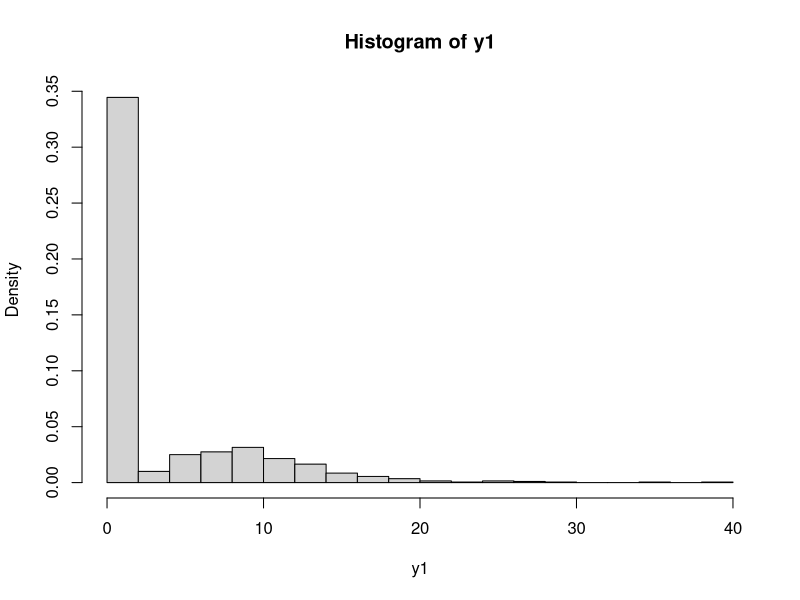
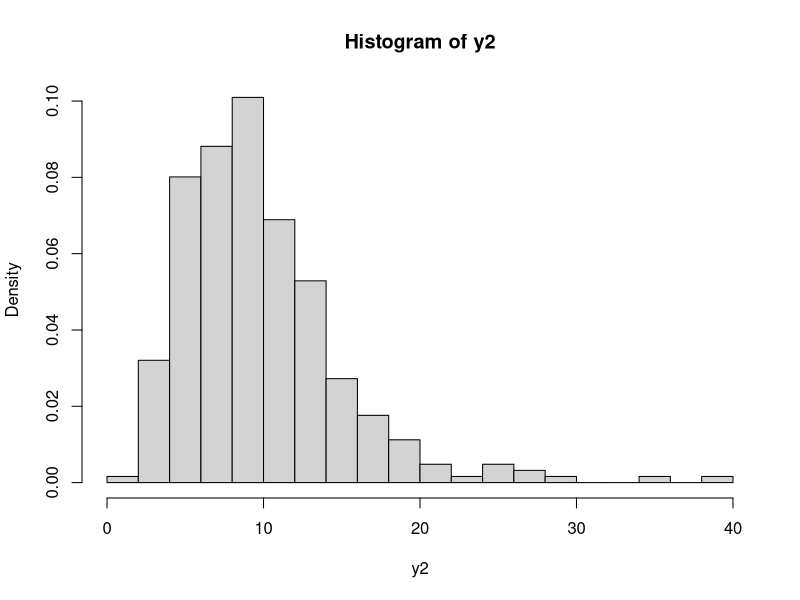
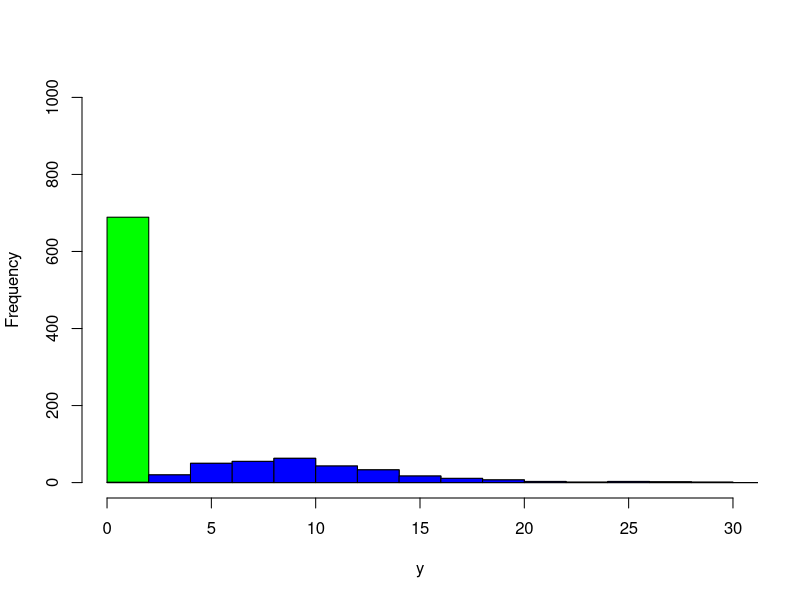
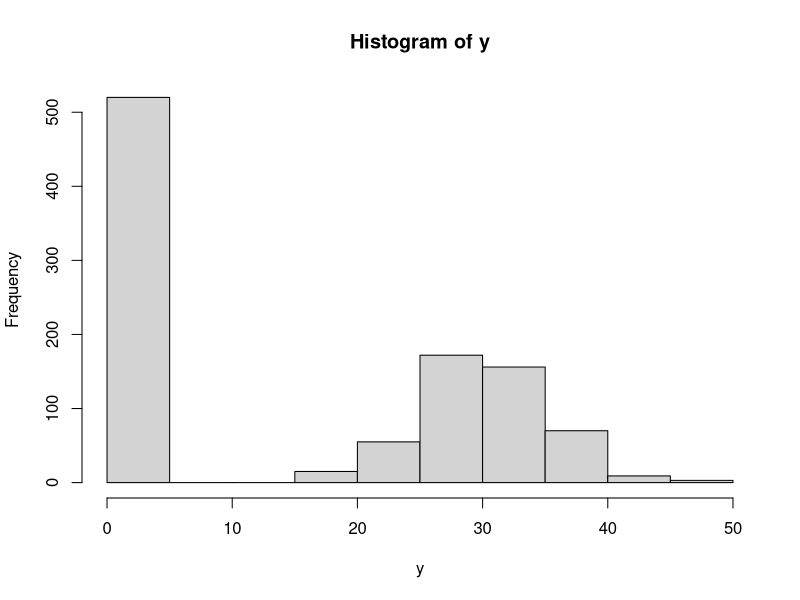
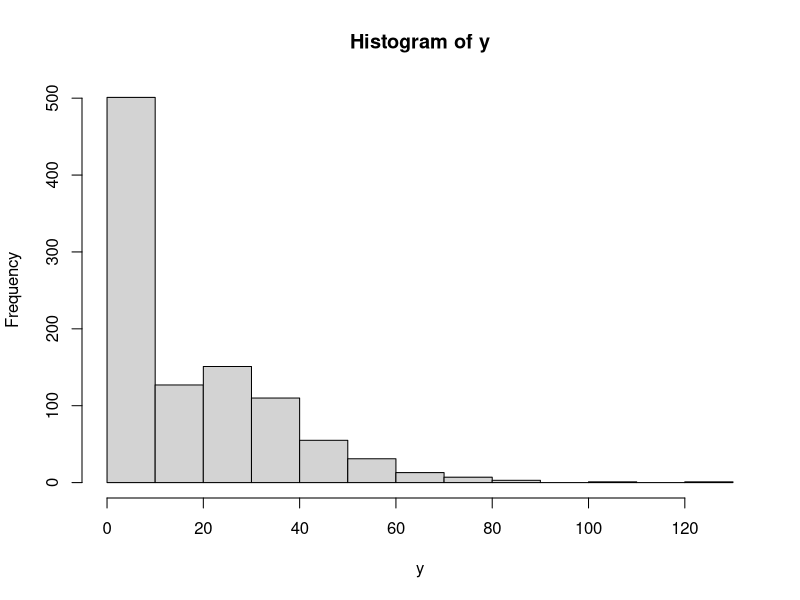
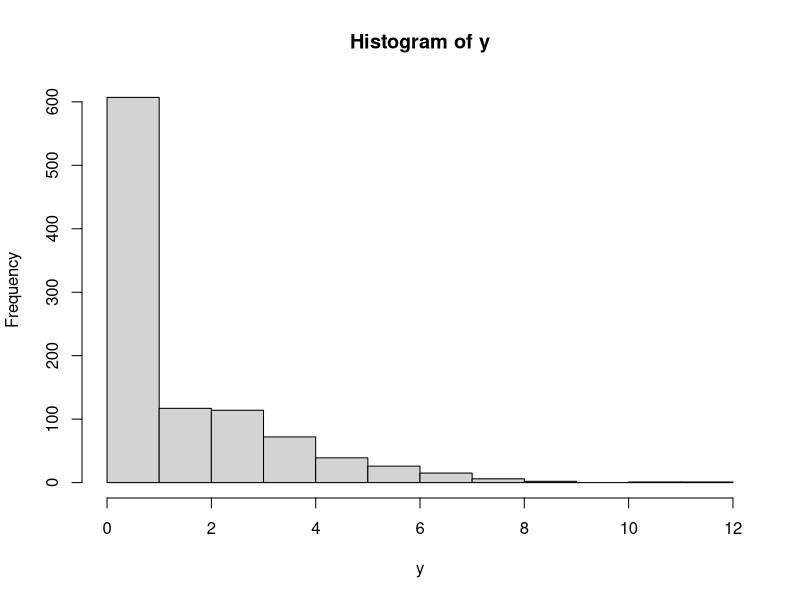
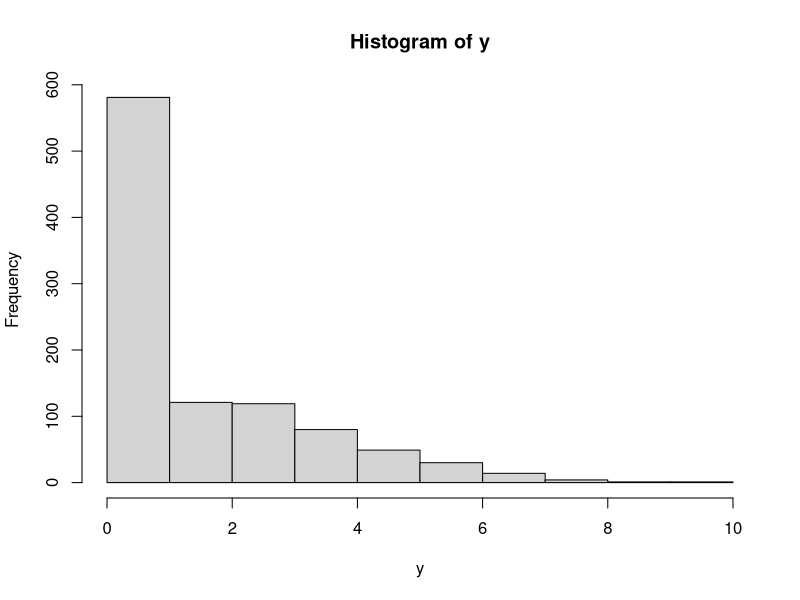

Write the R code that produced these figures, in order.
## ---- chunk 1
rm(list = ls())
set.seed(666)
## ---- chunk 2

# new random sample generator
# Inputs:
#   N = Population size
#   alpha = proportion of nonzeros
#   model = what pdf ( either norm or lnorm)
#   mu = mean of nonzero
#   stdv = standard deviation of nonzero
#   strata = which strata is sampled

sim <- function(N, alpha, non_z_model, mu, stdv, strata){
  # Step 1:
  # Generate N random samples from the binomial 
  # population with the probability of success alpha
  x <- rbinom(n = N, size = 1, prob = alpha)

  # Step 2:
  # Let m be the sum of the values generated in 
  # step I. Here m gives the total number of 
  # success ( say “1”) in the N random samples. 
  # Thus there are N - m total number of failures 
  # (say “0”).
  m <- sum(x)
  
  # Step 3:
  # Generate m non-zero random samples form the 
  # population with specified pdf 
  if( non_z_model == "norm"){
    nonZ <- matrix(rnorm(m, mu, stdv), ncol = 1)
  } else if( non_z_model == "lnorm"){
      location <- log(mu^2 / sqrt(stdv^2 + mu^2))
      shape <- sqrt( log( 1 + (stdv^2 / mu^2)))
      nonZ <- matrix(rlnorm(m, location, shape), ncol = 1)
  } else {
      stop("You fucked up the nonzero model specification...")
  }
  
  # Step 4:
  # Combine m non-zero observations generated 
  # in step III with N - m zero observa-tions 
  # generated in step I.
  Z <- matrix(rep(0, (N-m)), ncol = 1)
  cd <- rbind(nonZ,Z)
  
  # Step 5:
  # Specify which stratum
  cdata <- cbind(rep(strata, nrow(cd)), cd)
  
  return(cdata)
}# End function

## ---- chunk 3
x <- sim(N = 1000, alpha = .3, non_z_model = "lnorm",
               mu = 10, stdv = 6, strata = 1)
y <- x[,2]
y1=y[y>=0]
y2=y[y>0]
p1=hist(y1,breaks=20,freq=FALSE)
p2=hist(y2,breaks=20,freq=FALSE)
plot( p1, col="green",xlim=c(0,30),ylim=c(0,1000),
      main=" ", ylab = "Frequency", xlab="y")  # first histogram

plot( p2, col="blue", xlim=c(0,30),ylim=c(0,1000),
      main=" ", ylab = "Frquency", xlab="y", add=T)  # second

## ---- chunk 4

# new random sample generator

# Set up model
# ==================================================== #
# X = observed variables
# Beta0 = regression weights for logistic model
# Beta1 = regression wieghts for nonzero model NOTE: be careful with scale
# non_z_model = specified probability model
# sigma = variance, specified for normal, lognormal (should be common)
sim_reg <- function(X, Beta0, Beta1, non_z_model, sigma=1){
  
  # Step 1:
  # Generate N random samples from a bernoulli random variable
  # based on the model specified:
  # Remember that the mean is based on the model mu = X%*%Beta0
  # use inverse-logit transformation to get probability
  nBeta <- ncol(X)
  Z0 <- X%*%Beta0
  pr <- 1/(1+exp(-Z0))   # probability of observing a 1 for each i. 
  x <- rbinom(n=length(pr), size = 1, prob=pr)
  
  # Step 2: 
  # Next create a zeros & non-zero dataset based on the (x) variable value
  # where the data is then subsetted to only the observations with
  # nonzero or zero value 
  
  new_dat <- cbind(X,x)
  rownames(new_dat) <- paste0("id",1:N)
  # zero data
  z_dat <- new_dat[new_dat[,(nBeta + 1)] == 0,1:nBeta]
  
  # nonzero data 
  nonz_dat <- new_dat[new_dat[,(nBeta + 1)] == 1,1:nBeta]
  
  # Step 3:
  # calculate the expected value of the nonzero component
  Z1 <- nonz_dat%*%Beta1
  
  
  # Step 4:
  # Generate m non-zero random samples form the 
  # population with specified pdf 
  # where mu = X%*%Beta1 for the nonzero component
  if( non_z_model == "Normal"){

    Y <- matrix(rnorm(length(Z1), Z1, sigma), ncol = 1)
    rownames(Y) <- rownames(Z1)
    nonz_dat <- cbind(nonz_dat, Y)
    
  } else if( non_z_model == "Lognormal"){
      
    # For lognormal, I need to use this fun transformation
    location <- log(Z1^2 / sqrt(sigma^2 + Z1^2))
    shape <- sqrt( log( 1 + (sigma^2 / Z1^2)))
    Y <- matrix(rlnorm(length(Z1), location, shape), ncol = 1)
    row.names(Y) <- row.names(Z1)
    nonz_dat <- cbind(nonz_dat, Y)
  
  } else if( non_z_model == "Poisson"){
    
    # Poisson requires exponentiating
    mu <- exp(Z1)
    Y <- matrix(rpois(n=length(Z1), lambda=mu), ncol = 1)
    row.names(Y) <- row.names(Z1)
    nonz_dat <- cbind(nonz_dat, Y)
    
  } else if( non_z_model == "Truncated_Poisson"){
    
    # Zero Truncated Poisson is more complicated, 
    # but boils down to the following:
    # I need to go back and look at my notes as to the theory
    # behind the data generation of the truncated Poisson
    mu <- exp(Z1)                   # pre-truncation mean of Poisson
    U <- runif(length(Z1))          # the uniform sample
    t <- -log(1 - U*(1 - exp(-mu))) # the "first" event-times
    T1<-(mu - t)                    # the set of (T-t)

    Y <- matrix((rpois(length(Z1),T1)+1), ncol = 1) # Get the values
    
    row.names(Y) <- row.names(Z1)
    nonz_dat <- cbind(nonz_dat, Y)
    
  } else {
      stop("You fucked up the nonzero model specification...")
  }
  
  # Step 5:
  # Generate the zero component in the dataset by creating a
  # new variable called Y and set it to 0 for the zero component
  Y <- rep(0, nrow(z_dat))
  z_dat <- cbind(z_dat,Y)
  
  # Step 5:
  # Combine the zeros dataset with the nonzeros dataset
  # and then make some logical variable names for the output
  data <- rbind(z_dat,nonz_dat)
  colnames(data) <- c(paste0("X",0:(nBeta-1)),"Y")
  
   return(data)
}# End function

## ---- chunk 5

# Generate matrix of observed responses
N <- 1000
k <- 2
x0 = rep(1, N)
x1 = rnorm(N)            
x2 = rnorm(N)
X_obs <- matrix(cbind(x0,x1,x2), ncol=(k+1))
# Matrix of regression weights
b0 <- matrix(c(0, .25, -.2), ncol=1) 
# Remember X_obs%*%B is the linear combination of predictors

# Normal nonzeros
b1 <- matrix(c(30, .25, -.05), ncol=1)
fit <- sim_reg(X=X_obs, Beta0=b0, Beta1 = b1, 
               non_z_model="Normal", sigma = 5)
y <- fit[,4]
hist(y)

# Lognormal
fit <- sim_reg(X=X_obs, Beta0=b0, Beta1 = b1, 
               non_z_model="Lognormal", sigma = 15)
y <- fit[,4]
hist(y)

# Poisson
b1 <- matrix(c(1, .25, -.05), ncol=1)
fit <- sim_reg(X=X_obs, Beta0=b0, Beta1 = b1, non_z_model="Poisson")
y <- fit[,4]
hist(y)

# Truncated Poisson
fit <- sim_reg(X=X_obs, Beta0=b0, Beta1 = b1, non_z_model="Truncated_Poisson")
y <- fit[,4]
hist(y)

